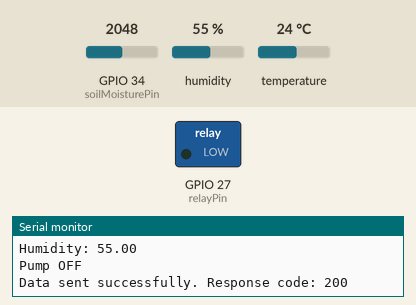
This sketch was run on a simulated ESP32. Shown: switched loads named in the sketch (green lamp = pin HIGH), the last lines printed to the serial monitor. The test bench sets the inputs (shaded band); at power-on: GPIO 34 (soilMoisturePin) = 2048, humidity 55 %, temperature 24 °C. WiFi joins after 1.5 s; servers stay silent unless stated; uploads are accepted with an empty reply.

Above: at 2.7 s.
2.8 s: GPIO 34 (soilMoisturePin) set to 532
13.0 s: GPIO 34 (soilMoisturePin) set to 478
At 22.9 s:
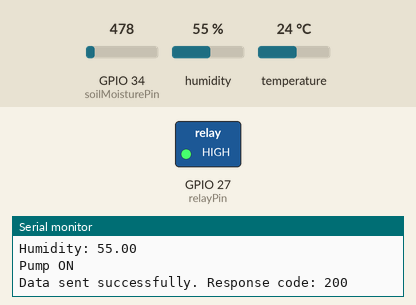
23.4 s: GPIO 34 (soilMoisturePin) set to 540
At 33.3 s:
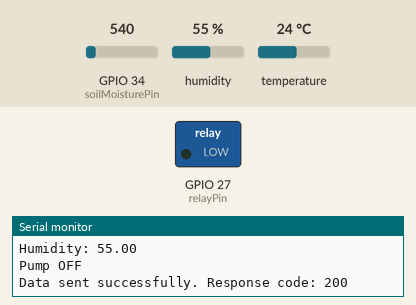
33.6 s: GPIO 34 (soilMoisturePin) set to 491
At 43.7 s:
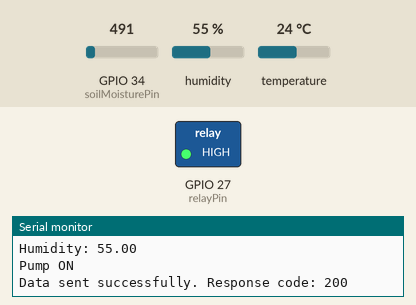
Timing chart, 0 to 44.8 s (numbered marks = the images above; inputs shaded):
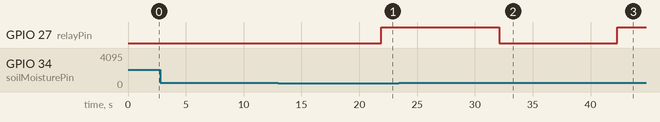

Measured:
- the behaviour switches between 500 and 499 on GPIO 34 (soilMoisturePin) (found by bisection; images 0 and 1)
- after the input at 13.0 s, GPIO 27 (relayPin): LOW → HIGH after 8.9 s
- after the input at 23.4 s, GPIO 27 (relayPin): HIGH → LOW after 8.7 s
- after the input at 33.6 s, GPIO 27 (relayPin): LOW → HIGH after 8.7 s

The sketch:

Smart_irigation_system_Group_09.ino
```cpp
#include <WiFi.h>
#include <HTTPClient.h>
#include <DHT.h>

// network credentials
const char* ssid = "sachintha";
const char* password = "BSE01@123";

// Server URL (Python)
const String serverUrl = "http://192.168.1.100:5000/sensor-data";

// Pin definitions for sensors
int soilMoisturePin = 34;
int temperaturePin = 32;
int humidityPin = 33;

#define DHTPIN 5         // Pin connected to the DHT sensor
#define DHTTYPE DHT22    // DHT 22 sensor type

DHT dht(DHTPIN, DHTTYPE); // Initialize DHT sensor

// Pin definition for the relay module
const int relayPin = 27;  // Pin connected to the relay module

void setup() {
  // Start serial communication for debugging
  Serial.begin(115200);

  // Connect to Wi-Fi
  WiFi.begin(ssid, password);
  while (WiFi.status() != WL_CONNECTED) {
    delay(500);
    Serial.print(".");
  }
  Serial.println("Connected to Wi-Fi");

  // Set sensor pins
  pinMode(soilMoisturePin, INPUT);
  pinMode(relayPin, OUTPUT);  // Set relay pin as output
  dht.begin();
}

void loop() {
  // Read the sensor values
  int soilMoistureValue = analogRead(soilMoisturePin);
  float temperature = dht.readTemperature();
  float humidity = dht.readHumidity();

  // Check if the readings are valid
  if (isnan(temperature) || isnan(humidity)) {
    Serial.println("Failed to read from DHT sensor!");
    return;
  }

  // Debugging: Print values to Serial Monitor
  Serial.print("Soil Moisture: ");
  Serial.println(soilMoistureValue);
  Serial.print("Temperature: ");
  Serial.println(temperature);
  Serial.print("Humidity: ");
  Serial.println(humidity);

  // Control the water pump based on soil moisture level
  if (soilMoistureValue < 500) {  // Example threshold value (adjust as needed)
    digitalWrite(relayPin, HIGH);  // Turn on the pump
    Serial.println("Pump ON");
  } else {
    digitalWrite(relayPin, LOW);   // Turn off the pump
    Serial.println("Pump OFF");
  }

  // Prepare the data for the server
  String payload = "{\"soilMoisture\": " + String(soilMoistureValue) + ", \"temperature\": " + String(temperature) + ", \"humidity\": " + String(humidity) + "}";

  // Send the data to the server
  if (WiFi.status() == WL_CONNECTED) {
    HTTPClient http;
    http.begin(serverUrl);
    http.addHeader("Content-Type", "application/json");

    // Send the HTTP POST request
    int httpResponseCode = http.POST(payload);

    // Check response
    if (httpResponseCode > 0) {
      Serial.print("Data sent successfully. Response code: ");
      Serial.println(httpResponseCode);
    } else {
      Serial.print("Error sending data. Response code: ");
      Serial.println(httpResponseCode);
    }

    http.end();
  } else {
    Serial.println("WiFi not connected");
  }

  // Delay 10 seconds before sending the next reading
  delay(10000);
}
```
